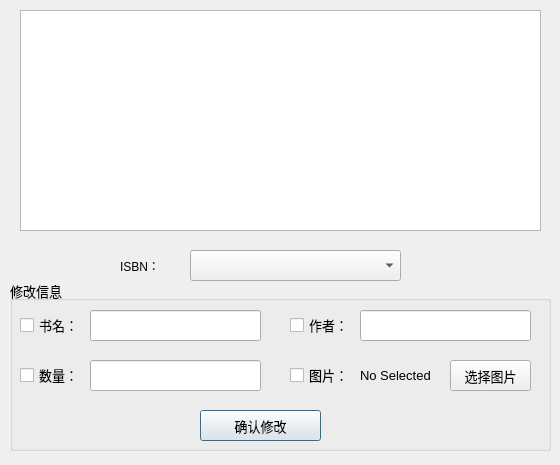
<?xml version="1.0" encoding="UTF-8"?>
<ui version="4.0">
 <class>RA_BookMan</class>
 <widget class="QDialog" name="RA_BookMan">
  <property name="geometry">
   <rect>
    <x>0</x>
    <y>0</y>
    <width>560</width>
    <height>465</height>
   </rect>
  </property>
  <property name="windowTitle">
   <string>Dialog</string>
  </property>
  <widget class="QComboBox" name="comboBox">
   <property name="geometry">
    <rect>
     <x>190</x>
     <y>250</y>
     <width>211</width>
     <height>31</height>
    </rect>
   </property>
  </widget>
  <widget class="QWidget" name="gridLayoutWidget">
   <property name="geometry">
    <rect>
     <x>120</x>
     <y>250</y>
     <width>61</width>
     <height>31</height>
    </rect>
   </property>
   <layout class="QGridLayout" name="gridLayout">
    <item row="0" column="0">
     <widget class="QLabel" name="label">
      <property name="text">
       <string>ISBN：</string>
      </property>
     </widget>
    </item>
   </layout>
  </widget>
  <widget class="QGroupBox" name="groupBox">
   <property name="geometry">
    <rect>
     <x>10</x>
     <y>280</y>
     <width>541</width>
     <height>171</height>
    </rect>
   </property>
   <property name="font">
    <font>
     <family>Microsoft YaHei UI</family>
     <pointsize>10</pointsize>
    </font>
   </property>
   <property name="title">
    <string>修改信息</string>
   </property>
   <widget class="QWidget" name="gridLayoutWidget_2">
    <property name="geometry">
     <rect>
      <x>10</x>
      <y>30</y>
      <width>61</width>
      <height>31</height>
     </rect>
    </property>
    <layout class="QGridLayout" name="gridLayout_2">
     <item row="0" column="0">
      <widget class="QCheckBox" name="checkBox">
       <property name="text">
        <string>书名：</string>
       </property>
      </widget>
     </item>
    </layout>
   </widget>
   <widget class="QWidget" name="gridLayoutWidget_3">
    <property name="geometry">
     <rect>
      <x>280</x>
      <y>30</y>
      <width>61</width>
      <height>31</height>
     </rect>
    </property>
    <layout class="QGridLayout" name="gridLayout_3">
     <item row="0" column="0">
      <widget class="QCheckBox" name="checkBox_2">
       <property name="text">
        <string>作者：</string>
       </property>
      </widget>
     </item>
    </layout>
   </widget>
   <widget class="QWidget" name="gridLayoutWidget_4">
    <property name="geometry">
     <rect>
      <x>10</x>
      <y>80</y>
      <width>61</width>
      <height>31</height>
     </rect>
    </property>
    <layout class="QGridLayout" name="gridLayout_4">
     <item row="0" column="0">
      <widget class="QCheckBox" name="checkBox_3">
       <property name="text">
        <string>数量：</string>
       </property>
      </widget>
     </item>
    </layout>
   </widget>
   <widget class="QLineEdit" name="lineEdit">
    <property name="geometry">
     <rect>
      <x>80</x>
      <y>30</y>
      <width>171</width>
      <height>31</height>
     </rect>
    </property>
   </widget>
   <widget class="QLineEdit" name="lineEdit_2">
    <property name="geometry">
     <rect>
      <x>350</x>
      <y>30</y>
      <width>171</width>
      <height>31</height>
     </rect>
    </property>
   </widget>
   <widget class="QLineEdit" name="lineEdit_3">
    <property name="geometry">
     <rect>
      <x>80</x>
      <y>80</y>
      <width>171</width>
      <height>31</height>
     </rect>
    </property>
   </widget>
   <widget class="QWidget" name="gridLayoutWidget_5">
    <property name="geometry">
     <rect>
      <x>280</x>
      <y>80</y>
      <width>64</width>
      <height>31</height>
     </rect>
    </property>
    <layout class="QGridLayout" name="gridLayout_5">
     <item row="0" column="0">
      <widget class="QCheckBox" name="checkBox_4">
       <property name="text">
        <string>图片：</string>
       </property>
      </widget>
     </item>
    </layout>
   </widget>
   <widget class="QPushButton" name="pushButton">
    <property name="geometry">
     <rect>
      <x>190</x>
      <y>130</y>
      <width>121</width>
      <height>31</height>
     </rect>
    </property>
    <property name="text">
     <string>确认修改</string>
    </property>
   </widget>
   <widget class="QPushButton" name="pushButton_2">
    <property name="geometry">
     <rect>
      <x>440</x>
      <y>80</y>
      <width>81</width>
      <height>31</height>
     </rect>
    </property>
    <property name="text">
     <string>选择图片</string>
    </property>
   </widget>
   <widget class="QWidget" name="gridLayoutWidget_6">
    <property name="geometry">
     <rect>
      <x>350</x>
      <y>80</y>
      <width>81</width>
      <height>31</height>
     </rect>
    </property>
    <layout class="QGridLayout" name="gridLayout_6">
     <item row="0" column="0">
      <widget class="QLabel" name="label_6">
       <property name="text">
        <string>No Selected</string>
       </property>
      </widget>
     </item>
    </layout>
   </widget>
  </widget>
  <widget class="QTableView" name="tableView">
   <property name="geometry">
    <rect>
     <x>20</x>
     <y>10</y>
     <width>521</width>
     <height>221</height>
    </rect>
   </property>
  </widget>
 </widget>
 <resources/>
 <connections/>
</ui>
